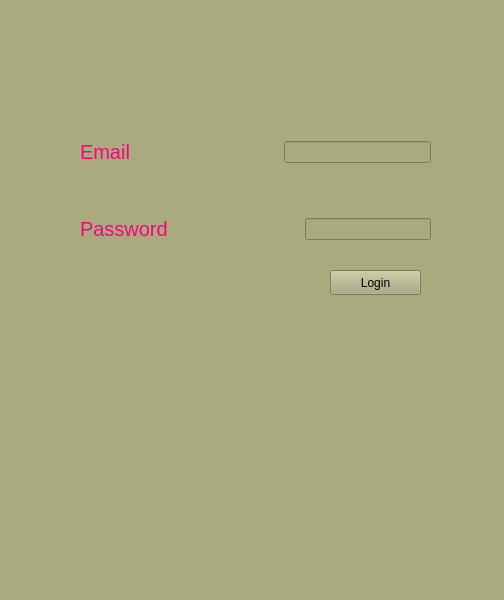
<?xml version="1.0" encoding="UTF-8"?>
<ui version="4.0">
 <class>MainWindow</class>
 <widget class="QMainWindow" name="MainWindow">
  <property name="geometry">
   <rect>
    <x>0</x>
    <y>0</y>
    <width>504</width>
    <height>600</height>
   </rect>
  </property>
  <property name="windowTitle">
   <string>MainWindow</string>
  </property>
  <property name="styleSheet">
   <string notr="true">background-color: rgb(170, 170, 127);
</string>
  </property>
  <widget class="QWidget" name="centralwidget">
   <widget class="QPushButton" name="btn_login">
    <property name="geometry">
     <rect>
      <x>330</x>
      <y>270</y>
      <width>91</width>
      <height>25</height>
     </rect>
    </property>
    <property name="text">
     <string>Login</string>
    </property>
   </widget>
   <widget class="QWidget" name="">
    <property name="geometry">
     <rect>
      <x>80</x>
      <y>140</y>
      <width>351</width>
      <height>101</height>
     </rect>
    </property>
    <layout class="QVBoxLayout" name="verticalLayout">
     <item>
      <layout class="QHBoxLayout" name="horizontalLayout">
       <item>
        <widget class="QLabel" name="label">
         <property name="styleSheet">
          <string notr="true">color:#ff007f;
font-size:15pt</string>
         </property>
         <property name="text">
          <string>Email</string>
         </property>
        </widget>
       </item>
       <item>
        <spacer name="horizontalSpacer">
         <property name="orientation">
          <enum>Qt::Horizontal</enum>
         </property>
         <property name="sizeHint" stdset="0">
          <size>
           <width>40</width>
           <height>20</height>
          </size>
         </property>
        </spacer>
       </item>
       <item>
        <widget class="QLineEdit" name="txt_email">
         <property name="styleSheet">
          <string notr="true">border-color:white</string>
         </property>
        </widget>
       </item>
      </layout>
     </item>
     <item>
      <spacer name="verticalSpacer">
       <property name="orientation">
        <enum>Qt::Vertical</enum>
       </property>
       <property name="sizeHint" stdset="0">
        <size>
         <width>20</width>
         <height>28</height>
        </size>
       </property>
      </spacer>
     </item>
     <item>
      <layout class="QHBoxLayout" name="horizontalLayout_2">
       <property name="spacing">
        <number>10</number>
       </property>
       <item>
        <widget class="QLabel" name="label_2">
         <property name="styleSheet">
          <string notr="true">color:#ff007f;
font-size:15pt</string>
         </property>
         <property name="text">
          <string>Password</string>
         </property>
        </widget>
       </item>
       <item>
        <spacer name="horizontalSpacer_2">
         <property name="orientation">
          <enum>Qt::Horizontal</enum>
         </property>
         <property name="sizeHint" stdset="0">
          <size>
           <width>40</width>
           <height>20</height>
          </size>
         </property>
        </spacer>
       </item>
       <item>
        <widget class="QLineEdit" name="lineEdit_2">
         <property name="styleSheet">
          <string notr="true">border-color:white</string>
         </property>
        </widget>
       </item>
      </layout>
     </item>
    </layout>
   </widget>
  </widget>
 </widget>
 <resources/>
 <connections/>
</ui>
